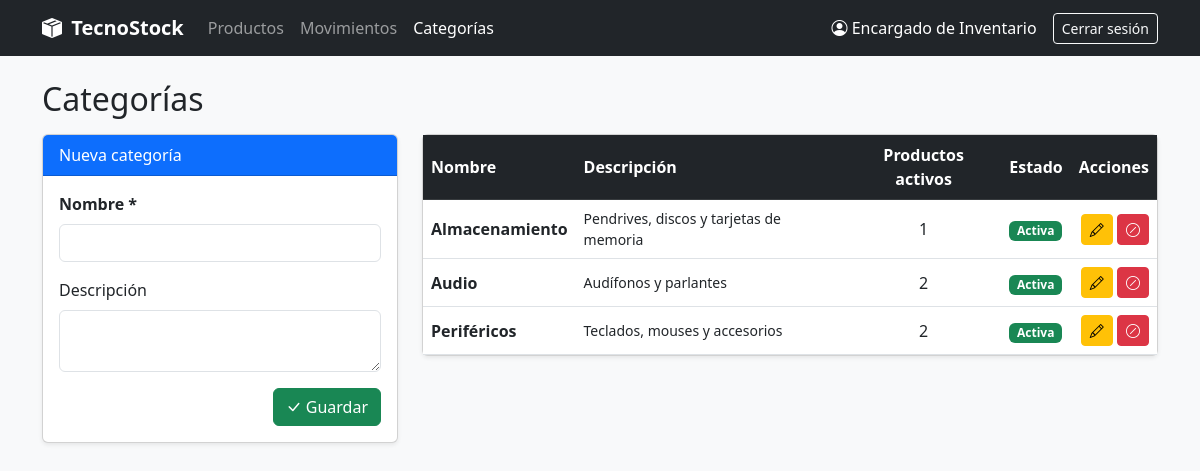
Screenshot of /categorias.php (signed in) with the database file from the repository.
### tables this page shows
CREATE TABLE categoria (
    id_categoria INT AUTO_INCREMENT PRIMARY KEY,
    nombre       VARCHAR(100) NOT NULL,
    descripcion  TEXT,
    estado       TINYINT(1)   NOT NULL DEFAULT 1,
    CONSTRAINT uq_categoria_nombre UNIQUE (nombre),
    CONSTRAINT chk_categoria_estado CHECK (estado IN (0, 1))
);

### includes/funciones.php (called while the page is built, shortened)
<?php
function e($valor): string
{
    return htmlspecialchars((string) ($valor ?? ''), ENT_QUOTES, 'UTF-8');
}

### categorias.php (the view, shortened to what this page needs)
<?php
require_once __DIR__ . '/includes/funciones.php';
$categoria = ['id_categoria' => 0, 'nombre' => '', 'descripcion' => ''];
$categorias = $pdo->query(
    "SELECT c.*, COUNT(p.id_producto) AS productos
     FROM categoria c
     LEFT JOIN producto p ON p.id_categoria = c.id_categoria AND p.estado = 1
     GROUP BY c.id_categoria
     ORDER BY c.estado DESC, c.nombre"
)->fetchAll();
require __DIR__ . '/includes/header.php';
?>
<h2 class="mb-3">Categorías</h2>
<div class="row g-4">
    <div class="col-lg-4">
        <div class="card shadow-sm">
            <div class="card-header bg-primary text-white">
                <?= $categoria['id_categoria'] ? 'Editar categoría' : 'Nueva categoría' ?>
            </div>
            <div class="card-body">
                <form method="POST" action="categorias.php" id="form-categoria" novalidate>
                    <div class="mb-3">
                        <label for="nombre" class="form-label fw-bold">Nombre *</label>
                        <input type="text" id="nombre" name="nombre" class="form-control" maxlength="100"
                               value="<?= e($categoria['nombre']) ?>" required>
                    </div>
                    <div class="mb-3">
                        <label for="descripcion" class="form-label">Descripción</label>
                        <textarea id="descripcion" name="descripcion" class="form-control" rows="2" maxlength="500"><?= e($categoria['descripcion']) ?></textarea>
                    </div>
                    <div class="d-flex justify-content-between">
                        <button type="submit" class="btn btn-success"><i class="bi bi-check-lg"></i> Guardar</button>
                    </div>
                </form>
            </div>
        </div>
    </div>
    <div class="col-lg-8">
        <div class="card shadow-sm">
            <div class="card-body p-0 table-responsive">
                <table class="table table-hover mb-0">
                    <thead class="table-dark">
                    <tr>
                        <th>Nombre</th>
                        <th>Descripción</th>
                        <th class="text-center">Productos activos</th>
                        <th>Estado</th>
                        <th class="text-end">Acciones</th>
                    </tr>
                    </thead>
                    <tbody>
                    <?php foreach ($categorias as $c): ?>
                        <tr class="<?= $c['estado'] ? '' : 'text-muted' ?>">
                            <td class="fw-semibold"><?= e($c['nombre']) ?></td>
                            <td class="small"><?= e($c['descripcion']) ?></td>
                            <td class="text-center"><?= (int) $c['productos'] ?></td>
                            <td>
                                <span class="badge <?= $c['estado'] ? 'bg-success' : 'bg-secondary' ?>">
                                    <?= $c['estado'] ? 'Activa' : 'Inactiva' ?>
                                </span>
                            </td>
                            <td class="text-end acciones">
                                <a href="categorias.php?editar=<?= (int) $c['id_categoria'] ?>" class="btn btn-sm btn-warning" title="Editar"><i class="bi bi-pencil"></i></a>
                                <form method="POST" action="categorias.php" class="d-inline"
                                      <?= $c['estado'] ? 'data-confirmar="¿Desactivar la categoría «' . e($c['nombre']) . '»?"' : '' ?>>
                                    <?php if ($c['estado']): ?>
                                        <button class="btn btn-sm btn-danger" title="Desactivar"><i class="bi bi-slash-circle"></i></button>
                                    <?php else: ?>
                                        <input type="hidden" name="accion" value="reactivar">
                                        <button class="btn btn-sm btn-outline-success" title="Reactivar"><i class="bi bi-arrow-counterclockwise"></i></button>
                                    <?php endif; ?>
                                </form>
                            </td>
                        </tr>
                    <?php endforeach; ?>
                    </tbody>
                </table>
            </div>
        </div>
    </div>
</div>
<?php require __DIR__ . '/includes/footer.php'; ?>

### assets/css/estilos.css (style rules this page uses)
.table td, .table th { vertical-align: middle; }
.acciones { white-space: nowrap; }

### rows the page displays
categoria: nombre "Almacenamiento", descripcion "Pendrives, discos y tarjetas de memoria", productos "1", estado "Activa"
categoria: nombre "Audio", descripcion "Audífonos y parlantes", productos "2", estado "Activa"
categoria: nombre "Periféricos", descripcion "Teclados, mouses y accesorios", productos "2", estado "Activa"

### other values shown
$_SESSION['usuario_nombre'] "Encargado de Inventario"
